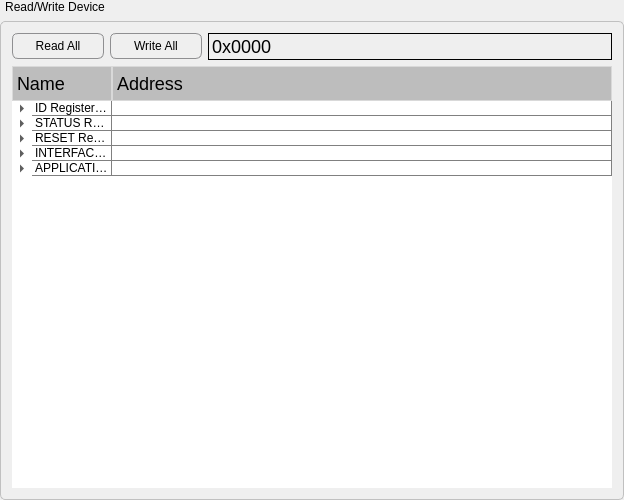
           <widget class="QGroupBox" name="groupBox_14">
            <property name="minimumSize">
             <size>
              <width>620</width>
              <height>500</height>
             </size>
            </property>
            <property name="styleSheet">
             <string notr="true">QGroupBox {
	font: 75 11pt &quot;Arial&quot;;
  border: 1px solid #C0C0C0; /* 边框颜色与宽度 */
  border-radius: 5px; /* 边框圆角 */
  margin-top: 21px; /* 确保有足够的空间显示标题 */
}

QGroupBox::title {
  subcontrol-origin: margin; /* 标题定位基于边界之外 */
  subcontrol-position: top left; /* 标题位置 */
  padding: 0 3px; /* 标题内边距 */
  color: #000; /* 标题文本颜色 */
  /* 使用负边距将标题上移，使其位于边框外部 */
  margin-top: 0px;
}</string>
            </property>
            <property name="title">
             <string>Read/Write Device</string>
            </property>
            <layout class="QVBoxLayout" name="verticalLayout_24">
             <item>
              <layout class="QHBoxLayout" name="horizontalLayout_51">
               <item>
                <widget class="QPushButton" name="pushButton_38">
                 <property name="styleSheet">
                  <string notr="true">QPushButton {
	font: 75 11pt &quot;Arial&quot;;
    border: 1px solid #8f8f91;
    border-radius: 6px;
    background-color: qlineargradient(x1:0, y1:0, x2:0, y2:1,
                                      stop:0 #f6f7fa, stop:1 #c4c5c8);
    min-width: 80px;
    padding: 5px;
}

QPushButton:pressed {
    background-color: qlineargradient(x1:0, y1:0, x2:0, y2:1,
                                      stop:0 #dadbde, stop:1 #f6f7fa);
}

QPushButton:hover {
    border: 1px solid #1c94c4; /* 更深的边框颜色，当鼠标悬停 */
    background-color: qlineargradient(x1:0, y1:0, x2:0, y2:1,
                                      stop:0 #ebeff9, stop:1 #cad4e6);
}

QPushButton:default {
    border-color: navy; /* 默认按钮有不同的边框颜色 */
}
</string>
                 </property>
                 <property name="text">
                  <string>Read All</string>
                 </property>
                </widget>
               </item>
               <item>
                <widget class="QPushButton" name="pushButton_39">
                 <property name="styleSheet">
                  <string notr="true">QPushButton {
	font: 75 11pt &quot;Arial&quot;;
    border: 1px solid #8f8f91;
    border-radius: 6px;
    background-color: qlineargradient(x1:0, y1:0, x2:0, y2:1,
                                      stop:0 #f6f7fa, stop:1 #c4c5c8);
    min-width: 80px;
    padding: 5px;
}

QPushButton:pressed {
    background-color: qlineargradient(x1:0, y1:0, x2:0, y2:1,
                                      stop:0 #dadbde, stop:1 #f6f7fa);
}

QPushButton:hover {
    border: 1px solid #1c94c4; /* 更深的边框颜色，当鼠标悬停 */
    background-color: qlineargradient(x1:0, y1:0, x2:0, y2:1,
                                      stop:0 #ebeff9, stop:1 #cad4e6);
}

QPushButton:default {
    border-color: navy; /* 默认按钮有不同的边框颜色 */
}
</string>
                 </property>
                 <property name="text">
                  <string>Write All</string>
                 </property>
                </widget>
               </item>
               <item>
                <widget class="QLineEdit" name="lineEdit_47">
                 <property name="font">
                  <font>
                   <family>Arial</family>
                   <pointsize>-1</pointsize>
                   <weight>9</weight>
                   <italic>false</italic>
                   <bold>false</bold>
                  </font>
                 </property>
                 <property name="styleSheet">
                  <string notr="true">QLineEdit {
  border: 1px solid #000000; /* 设置黑色边框 */
  border-radius: 0px; /* 边框无圆角 */
  padding: 1px; /* 设置较大的内边距 */
  font-size: 18px; /* 字体大小 */
  background: transparent; /* 背景透明 */
}</string>
                 </property>
                 <property name="text">
                  <string>0x0000</string>
                 </property>
                 <property name="frame">
                  <bool>false</bool>
                 </property>
                 <property name="alignment">
                  <set>Qt::AlignLeading|Qt::AlignLeft|Qt::AlignVCenter</set>
                 </property>
                </widget>
               </item>
              </layout>
             </item>
             <item>
              <widget class="QTreeWidget" name="treeWidget_2">
               <property name="minimumSize">
                <size>
                 <width>600</width>
                 <height>380</height>
                </size>
               </property>
               <property name="styleSheet">
                <string notr="true">QTreeWidget {
    show-decoration-selected: 1; /* 选中时显示装饰 */
}

/* 设置标题样式 */
QHeaderView::section {
    background-color: #bdbdbd; /* 标题行背景色为灰色 */
    color: black; /* 标题字体颜色为黑色，确保与背景对比度高 */
    padding: 4px;
    border: 1px solid #d9d9d9; /* 移除边框，或者可以设置为1px solid #d9d9d9; */
    font-family: Arial; /* 字体为Arial */
    font-size: 18px; /* 字体大小为11号 */
    /*font-weight: bold; /* 字体加粗 */
}

/* 设置节点间分隔线 */
QTreeWidget::item {
    border-bottom: 1px solid gray; /* 每项之间的分隔线 */
	border-right: 1px solid gray; /* 每列之间的分隔线 */
}

/* 设置选中行的背景色 */
QTreeWidget::item:selected {
    background-color: #b0e0e6; /* 选中项背景色为天蓝色 */
    color: black; /* 选中项字体颜色为黑色 */
}

/* 当树节点被选中时显示装饰 */
QTreeWidget::item:selected:!active {
    background-color: #b0e0e6; /* 非活动状态下选中项的背景色 */
}

/* 当树节点处于活动状态时（例如，当用户正在与其交互时） */
QTreeWidget::item:selected:active {
    background-color: #b0e0e6; /* 活动状态下选中项的背景色 */
}

</string>
               </property>
               <property name="frameShape">
                <enum>QFrame::NoFrame</enum>
               </property>
               <property name="frameShadow">
                <enum>QFrame::Sunken</enum>
               </property>
               <column>
                <property name="text">
                 <string>Name</string>
                </property>
               </column>
               <column>
                <property name="text">
                 <string>Address</string>
                </property>
               </column>
               <item>
                <property name="text">
                 <string>ID Register Block</string>
                </property>
                <property name="text">
                 <string/>
                </property>
                <item>
                 <property name="text">
                  <string>DEVID0</string>
                 </property>
                 <property name="text">
                  <string>0x00</string>
                 </property>
                </item>
                <item>
                 <property name="text">
                  <string>DEVID1</string>
                 </property>
                 <property name="text">
                  <string>0x01</string>
                 </property>
                </item>
                <item>
                 <property name="text">
                  <string>DEVID2</string>
                 </property>
                 <property name="text">
                  <string>0x02</string>
                 </property>
                </item>
                <item>
                 <property name="text">
                  <string>VERSION</string>
                 </property>
                 <property name="text">
                  <string>0x03</string>
                 </property>
                </item>
               </item>
               <item>
                <property name="text">
                 <string>STATUS Register Block</string>
                </property>
                <item>
                 <property name="text">
                  <string>STATUS1</string>
                 </property>
                 <property name="text">
                  <string>0x04</string>
                 </property>
                </item>
                <item>
                 <property name="text">
                  <string>STATUS2</string>
                 </property>
                 <property name="text">
                  <string>0x05</string>
                 </property>
                </item>
                <item>
                 <property name="text">
                  <string>FMEA1</string>
                 </property>
                 <property name="text">
                  <string>0x06</string>
                 </property>
                </item>
                <item>
                 <property name="text">
                  <string>FMEA2</string>
                 </property>
                 <property name="text">
                  <string>0x07</string>
                 </property>
                </item>
                <item>
                 <property name="text">
                  <string>TEMPREG1</string>
                 </property>
                 <property name="text">
                  <string>0x08</string>
                 </property>
                </item>
                <item>
                 <property name="text">
                  <string>TEMPREG2</string>
                 </property>
                 <property name="text">
                  <string>0x09</string>
                 </property>
                </item>
                <item>
                 <property name="text">
                  <string>GPIODATA</string>
                 </property>
                 <property name="text">
                  <string>0x0A</string>
                 </property>
                </item>
               </item>
               <item>
                <property name="text">
                 <string>RESET Register Block</string>
                </property>
                <item>
                 <property name="text">
                  <string>RESETCTRL</string>
                 </property>
                 <property name="text">
                  <string>0x0F</string>
                 </property>
                </item>
               </item>
               <item>
                <property name="text">
                 <string>INTERFACE COFIGURATION Register Block</string>
                </property>
                <item>
                 <property name="text">
                  <string>UIFCFG</string>
                 </property>
                 <property name="text">
                  <string>0x10</string>
                 </property>
                </item>
                <item>
                 <property name="text">
                  <string>ADDRESSCFG</string>
                 </property>
                 <property name="text">
                  <string>0x11</string>
                 </property>
                </item>
               </item>
               <item>
                <property name="text">
                 <string>APPLICATION CONFIGURATION Register Block</string>
                </property>
                <item>
                 <property name="text">
                  <string>STATUSCFG</string>
                 </property>
                 <property name="text">
                  <string>0x12</string>
                 </property>
                </item>
                <item>
                 <property name="text">
                  <string>DEVCFG</string>
                 </property>
                 <property name="text">
                  <string>0x13</string>
                 </property>
                </item>
                <item>
                 <property name="text">
                  <string>POLARITYCFG</string>
                 </property>
                 <property name="text">
                  <string>0x14</string>
                 </property>
                </item>
                <item>
                 <property name="text">
                  <string>AUXGPIOCFG</string>
                 </property>
                 <property name="text">
                  <string>0x15</string>
                 </property>
                </item>
                <item>
                 <property name="text">
                  <string>AUXREFCFG</string>
                 </property>
                 <property name="text">
                  <string>0x16</string>
                 </property>
                </item>
               </item>
              </widget>
             </item>
            </layout>
           </widget>
